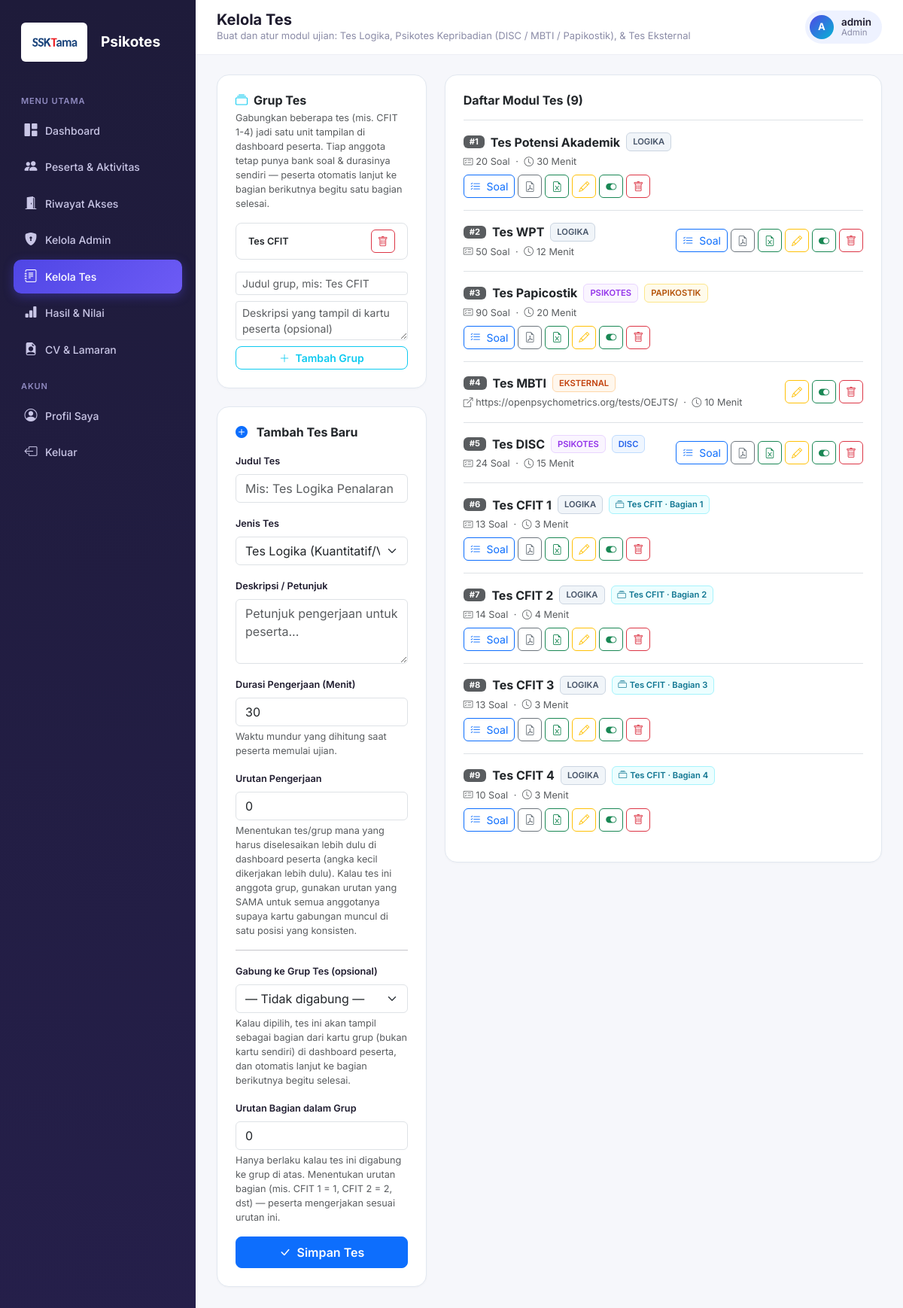
/admin/tes.php (signed in), run on the app's committed database.
### tables this page shows
CREATE TABLE `users` (
  `id` int NOT NULL,
  `nama` varchar(150) NOT NULL,
  `jabatan_dilamar` varchar(150) DEFAULT NULL,
  `tanggal_lahir` date DEFAULT NULL,
  `batas_waktu_menit` int DEFAULT NULL,
  `aktif_mulai` datetime DEFAULT NULL,
  `aktif_sampai` datetime DEFAULT NULL,
  `email` varchar(150) NOT NULL,
  `password` varchar(255) NOT NULL,
  `reset_token` varchar(64) DEFAULT NULL,
  `reset_expires` datetime DEFAULT NULL,
  `role` enum('admin','peserta') NOT NULL DEFAULT 'peserta',
  `foto` varchar(255) DEFAULT NULL,
  `status` enum('aktif','nonaktif','gugur') NOT NULL DEFAULT 'aktif',
  `created_at` timestamp NULL DEFAULT CURRENT_TIMESTAMP
);

CREATE TABLE `tes_grup` (
  `id` int NOT NULL,
  `judul` varchar(255) NOT NULL,
  `deskripsi` text,
  `status` enum('aktif','nonaktif') NOT NULL DEFAULT 'aktif',
  `created_at` datetime DEFAULT CURRENT_TIMESTAMP
);

CREATE TABLE `tes` (
  `id` int NOT NULL,
  `grup_id` int DEFAULT NULL,
  `urutan_dalam_grup` int NOT NULL DEFAULT '0',
  `judul` varchar(150) NOT NULL,
  `jenis` enum('logika','psikotes','eksternal') NOT NULL DEFAULT 'logika',
  `tipe_psikotes` enum('disc','mbti','papikostik') DEFAULT NULL,
  `skala_iq` varchar(10) DEFAULT NULL,
  `format_soal` enum('single','forced_choice','external_manual') NOT NULL DEFAULT 'single',
  `link_eksternal` varchar(255) DEFAULT NULL,
  `deskripsi` text,
  `durasi_menit` int NOT NULL DEFAULT '30',
  `status` enum('aktif','nonaktif') NOT NULL DEFAULT 'aktif',
  `created_at` timestamp NULL DEFAULT CURRENT_TIMESTAMP,
  `urutan` int NOT NULL DEFAULT '0'
);

### admin/tes.php (the view, shortened to what the rows shown need)
<?php
require_once __DIR__ . '/../includes/functions.php';
$db = getDB();
$daftarGrup = $db->query("SELECT * FROM tes_grup WHERE status = 'aktif' ORDER BY judul ASC")->fetchAll();
$daftarTes = $db->query("
    SELECT t.*, g.judul AS grup_judul, COUNT(s.id) AS jumlah_soal
    FROM tes t
    LEFT JOIN tes_grup g ON g.id = t.grup_id
    LEFT JOIN soal s ON s.tes_id = t.id
    GROUP BY t.id
    ORDER BY t.urutan ASC, t.grup_id ASC, t.urutan_dalam_grup ASC, t.id ASC
")->fetchAll();
$editTes = null;
include __DIR__ . '/../includes/layout_top.php';
?>
<div class="row g-4">
    <div class="col-lg-4">
        <div class="card-modern-box mb-4">
            <?php if (!empty($daftarGrup)): ?>
            <div class="d-flex flex-column gap-2 mb-3">
                <?php foreach ($daftarGrup as $gi => $g): ?>
                <div class="grup-item d-flex justify-content-between align-items-center border rounded-3 px-3 py-2" style="--i: <?= (int)$gi ?>">
                    <span class="small fw-semibold text-dark"><?= e($g['judul']) ?></span>
                    <form method="POST" action="tes.php" onsubmit="return confirm('Hapus grup ini? Tes anggotanya TIDAK akan ikut terhapus, hanya dilepas dari grup.');">
                        <button type="submit" class="btn btn-sm btn-outline-danger rounded-2"><i class="bi bi-trash"></i></button>
                    </form>
                </div>
                <?php endforeach; ?>
            </div>
            <?php endif; ?>
        </div>
    </div>
    <div class="col-lg-8">
        <div class="card-modern-box">
            <?php if (empty($daftarTes)): ?>
                <div class="text-center py-5 text-muted small">
                    <i class="bi bi-journal-x fs-1 opacity-50 d-block mb-2"></i>
                    Belum ada modul tes yang dibuat. Gunakan formulir di samping untuk membuat baru.
                </div>
            <?php else: ?>
                <div class="list-group list-group-flush border-top">
                    <?php foreach ($daftarTes as $ti => $t): ?>
                    <div class="tes-item list-group-item py-3 px-0 d-flex justify-content-between align-items-center flex-wrap gap-2<?= ($editTes && (int)$editTes['id'] === (int)$t['id']) ? ' is-editing' : '' ?>" style="--i: <?= (int)$ti ?>">
                        <div>
                            <div class="d-flex align-items-center gap-2 flex-wrap mb-1">
                                <span class="badge bg-dark bg-opacity-75 text-white" style="font-size:0.7rem; padding:3px 8px; border-radius:6px;" title="Urutan pengerjaan">#<?= (int)$t['urutan'] ?></span>
                                <span class="fw-bold text-dark fs-6"><?= e($t['judul']) ?></span>
                                <span class="badge-jenis <?= e($t['jenis']) ?>">
                                    <?= e($t['jenis']) ?>
                                </span>
                                <?php if ($t['jenis'] === 'psikotes' && $t['tipe_psikotes']): ?>
                                    <span class="badge-framework <?= e($t['tipe_psikotes']) ?>">
                                        <?= strtoupper(e($t['tipe_psikotes'])) ?>
                                    </span>
                                <?php elseif ($t['jenis'] === 'psikotes'): ?>
                                    <span class="badge-framework warning">Kerangka Belum Set</span>
                                <?php endif; ?>
                                <?php if ($t['grup_id']): ?>
                                    <span class="badge-grup">
                                        <i class="bi bi-collection me-1"></i><?= e($t['grup_judul']) ?> &middot; Bagian <?= (int)$t['urutan_dalam_grup'] ?>
                                    </span>
                                <?php endif; ?>
                            </div>
                            <div class="text-muted small">
                                <?php if ($t['jenis'] === 'eksternal'): ?>
                                    <i class="bi bi-box-arrow-up-right me-1"></i><a href="<?= e($t['link_eksternal']) ?>" target="_blank" class="text-muted"><?= e($t['link_eksternal']) ?></a>
                                <?php else: ?>
                                    <i class="bi bi-card-checklist me-1"></i><?= (int)$t['jumlah_soal'] ?> Soal
                                <?php endif; ?>
                                <span class="mx-1">&middot;</span>
                                <i class="bi bi-clock me-1"></i><?= (int)$t['durasi_menit'] ?> Menit
                            </div>
                        </div>
                        <div class="d-flex align-items-center gap-1">
                            <?php if ($t['jenis'] !== 'eksternal'): ?>
                            <a href="soal.php?tes_id=<?= (int)$t['id'] ?>" class="btn btn-sm btn-outline-primary rounded-2" title="Kelola Soal">
                                <i class="bi bi-list-check me-1"></i> Soal
                            </a>
                            <a href="import_soal.php?tes_id=<?= (int)$t['id'] ?>" class="btn btn-sm btn-outline-secondary rounded-2" title="Import Soal dari PDF">
                                <i class="bi bi-file-earmark-pdf"></i>
                            </a>
                            <a href="import_excel.php?tes_id=<?= (int)$t['id'] ?>" class="btn btn-sm btn-outline-success rounded-2" title="Import Soal dari Excel">
                                <i class="bi bi-file-earmark-excel"></i>
                            </a>
                            <?php endif; ?>
                            <a href="tes.php?edit=<?= (int)$t['id'] ?>" class="btn btn-sm btn-outline-warning rounded-2" title="Edit Tes">
                                <i class="bi bi-pencil"></i>
                            </a>
                            <form method="POST" action="tes.php" class="d-inline">
                                <button type="submit" class="btn btn-sm btn-outline-<?= $t['status'] === 'aktif' ? 'success' : 'secondary' ?> rounded-2" title="Toggle Aktif/Nonaktif">
                                    <i class="bi bi-toggle-<?= $t['status'] === 'aktif' ? 'on' : 'off' ?>"></i>
                                </button>
                            </form>
                            <form method="POST" action="tes.php" class="d-inline" onsubmit="return confirm('Apakah Anda yakin ingin menghapus tes ini beserta semua soal dan hasil ujian terkait?');">
                                <button type="submit" class="btn btn-sm btn-outline-danger rounded-2" title="Hapus Tes">
                                    <i class="bi bi-trash"></i>
                                </button>
                            </form>
                        </div>
                    </div>
                    <?php endforeach; ?>
                </div>
            <?php endif; ?>
        </div>
    </div>
</div>
<?php include __DIR__ . '/../includes/layout_bottom.php'; ?>

### includes/layout_top.php (shortened to what the rows shown need)
<?php
$user = currentUser();
$role = $_SESSION['role'];
$rootPrefix = '../';
?>
<!DOCTYPE html>
<html lang="id">
<head>
<link rel="stylesheet" href="https://cdn.jsdelivr.net/npm/bootstrap@5.3.3/dist/css/bootstrap.min.css">
<link rel="stylesheet" href="https://cdn.jsdelivr.net/npm/bootstrap-icons@1.11.3/font/bootstrap-icons.css">
<link rel="stylesheet" href="<?= $rootPrefix ?>assets/css/style.css">
</head>
<body>
<div class="app-shell">
    <div class="main-content">
        <div class="topbar">
            <div class="user-chip">
                <div class="avatar"><?= e(strtoupper(substr($user['nama'], 0, 1))) ?></div>
                <div style="line-height:1.2;">
                    <div style="font-weight:600; font-size:13.5px;"><?= e($user['nama']) ?></div>
                    <div style="font-size:11.5px; color:var(--muted); text-transform:capitalize;"><?= e($role) ?></div>
                </div>
            </div>
        </div>
        <div class="content-wrap">

### data on the page
users: nama "A", nama "admin", nama "Admin"
tes_grup: $gi 0 (drawn), judul "Tes CFIT"
tes: $ti 0 (drawn), urutan "1", judul "Tes Potensi Akademik", jenis "LOGIKA", jumlah_soal "20", durasi_menit "30"
tes: $ti 1 (drawn), urutan "2", judul "Tes WPT", jenis "LOGIKA", jumlah_soal "50", durasi_menit "12"
tes: $ti 2 (drawn), urutan "3", judul "Tes Papicostik", jenis "PSIKOTES", tipe_psikotes "PAPIKOSTIK", jumlah_soal "90", durasi_menit "20"
tes: $ti 3 (drawn), urutan "4", judul "Tes MBTI", jenis "EKSTERNAL", link_eksternal "https://openpsychometrics.org/tests/OEJTS/", durasi_menit "10"
tes: $ti 4 (drawn), urutan "5", judul "Tes DISC", jenis "PSIKOTES", tipe_psikotes "DISC", jumlah_soal "24", durasi_menit "15"
tes: $ti 5 (drawn), urutan "6", judul "Tes CFIT 1", jenis "LOGIKA", grup.judul "Tes CFIT", urutan_dalam_grup "1", jumlah_soal "13", durasi_menit "3"
tes: $ti 6 (drawn), urutan "7", judul "Tes CFIT 2", jenis "LOGIKA", grup.judul "Tes CFIT", urutan_dalam_grup "2", jumlah_soal "14", durasi_menit "4"
tes: $ti 7 (drawn), urutan "8", judul "Tes CFIT 3", jenis "LOGIKA", grup.judul "Tes CFIT", urutan_dalam_grup "3", jumlah_soal "13", durasi_menit "3"
tes: $ti 8 (drawn), urutan "9", judul "Tes CFIT 4", jenis "LOGIKA", grup.judul "Tes CFIT", urutan_dalam_grup "4", jumlah_soal "10", durasi_menit "3"

### other printed values
$pageTitle "Kelola Tes"
$pageDesc "Buat dan atur modul ujian: Tes Logika, Psikotes Kepribadian (DISC / MBTI / Papikostik), & Tes Eksternal"
count($daftarTes) "9"
